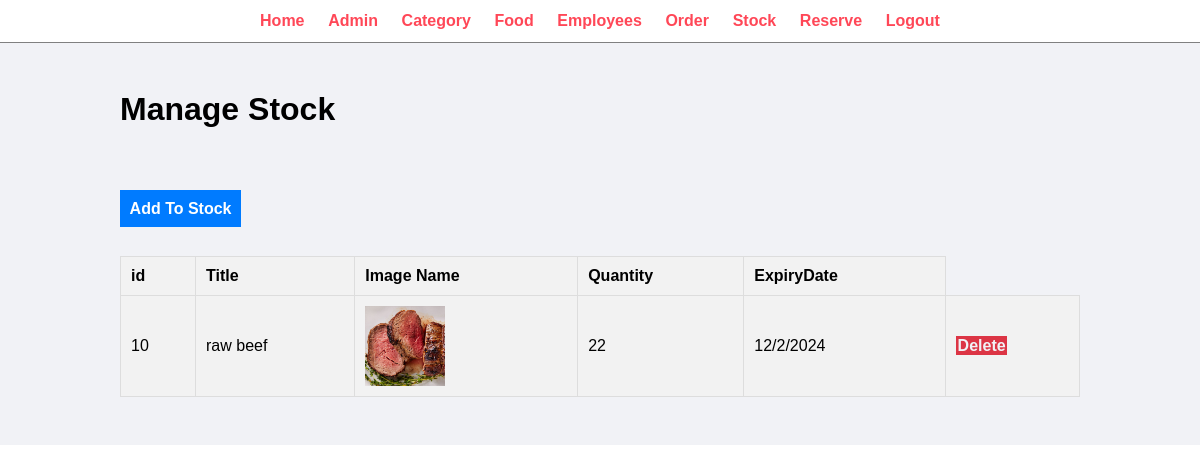
The app's page /admin/manage-stock.php (signed in) with its own data.
### tables this page shows
CREATE TABLE `tbl_stock` (
  `id` int(11) NOT NULL,
  `title` varchar(255) NOT NULL,
  `image_name` varchar(255) NOT NULL,
  `Quantity` int(11) NOT NULL,
  `ExpiryDate` varchar(255) NOT NULL
);

### admin/manage-stock.php (the view, shortened to what this page needs)
<?php include('partials/menu.php'); ?>
<div class="main-content">
    <div class="wrapper">
        <h1>Manage Stock</h1>
        <br/><br/>
        <br><br>
        <a href="<?php echo SITEURL; ?>admin/add-stock.php" class="btn-primary">Add To Stock</a>
        <br><br>
        <table class="tbl-full">
            <tr>
                <th>id</th>
                <th>Title</th>
                <th>Image Name</th>
                <th>Quantity</th>
                <th>ExpiryDate</th>
            </tr>
            <?php
            $sql = "SELECT * FROM tbl_stock";
            $res = mysqli_query($conn, $sql);
            $count = mysqli_num_rows($res);
            if($count > 0) {
                while($row = mysqli_fetch_assoc($res)) {
                    $id = $row['id'];
                    $title = $row['title'];
                    $image_name = $row['image_name'];
                    $Quantity = $row['Quantity'];
                    $ExpiryDate = $row['ExpiryDate'];
                    ?>
                    <tr>
                        <td><?php echo $id; ?></td>
                        <td><?php echo $title; ?></td>
                        <td>
                            <?php  if ($image_name != "") {
                                    ?>
                                    <img src="<?php echo SITEURL; ?>images/stock/<?php echo $image_name; ?>" alt="stock Image" width="80px">
                                    <?php
                                } else {
                                    echo "<div class='error'>Image not added.</div>";
                                } ?>
                        </td>
                        <td><?php echo $Quantity; ?></td>
                        <td><?php echo $ExpiryDate; ?></td>
                        <td>
                            <a href="<?php echo SITEURL; ?>admin/delete-stock.php?id=<?php echo $id; ?>" class="btn-danger">Delete</a>
                        </td>
                    </tr>
                    <?php
                }
            } else {
                ?>
                <tr>
                    <td colspan="6"><div class="error">Not Added.</div></td>
                </tr>
                <?php
            }
            ?>
        </table>
    </div>
</div>

### css/admin.css (style rules this page uses)
* { margin: 0; padding: 0; font-family: Arial, Helvetica, sans-serif; }
.wrapper { padding: 1%; width: 80%; margin: 0 auto; }
.tbl-full { width: 90%; border-collapse: collapse; margin-top: 20px; }
.tbl-full th, .tbl-full td { padding: 12px; text-align: left; }
table tr th { border-bottom: 1px solid black; padding: 1%; text-align: left; }
table tr td { padding: 1%; }
.btn-primary { background-color:#3742fa; padding: 1%; color:white; text-decoration: none; font-weight: bold; }
.btn-danger { background-color:#ff6b81; padding: 1%; color: #f1f2f6; text-decoration: none; font-weight: bold; }
.main-content { background-color:#f1f2f6; padding: 3% 0; }

### admin/manage-stock.php (style rules this page uses)
.tbl-full { width: 100%; border-collapse: collapse; }
.tbl-full th, .tbl-full td { border: 1px solid #ddd; padding: 10px; text-align: left; }
.tbl-full th { background-color: #f2f2f2; }
.tbl-full tbody tr:nth-child(even) { background-color: #f2f2f2; }
.btn-primary { background-color: #007bff; }
.btn-danger { background-color: #dc3545; }

### records on screen
tbl_stock: id "10", title "raw beef", image_name (picture), Quantity "22", ExpiryDate "12/2/2024"
